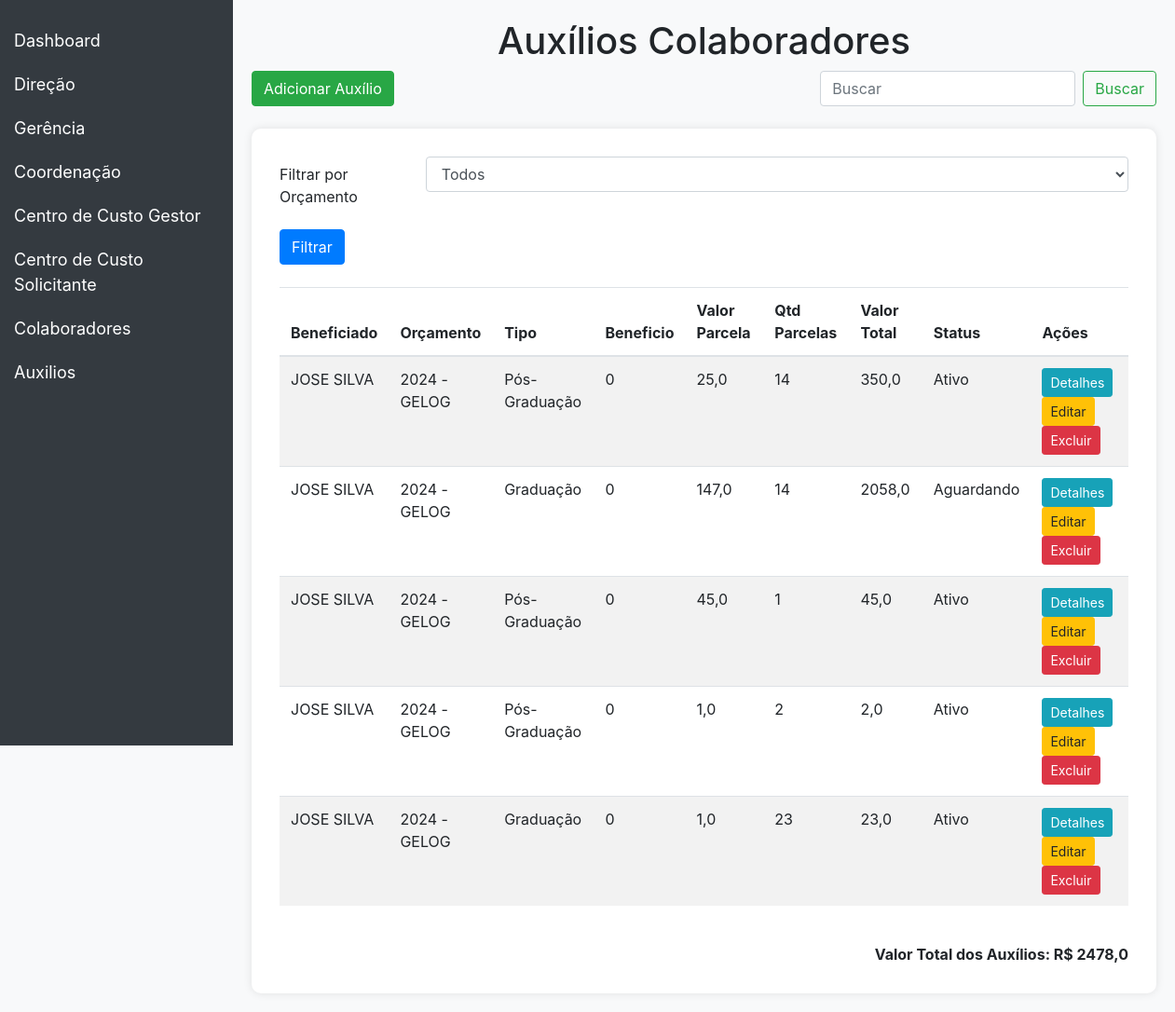
Page /auxilios/ on the committed database.
### auxilios/models.py (models this page shows, shortened)
class AuxilioColaborador(models.Model):
    baneficiado = models.ForeignKey(Colaborador, on_delete=models.PROTECT)
    orcamento = models.ForeignKey(Orcamento, related_name='auxilios_colaboradores', on_delete=models.PROTECT)
    tipo_choices = [
        ('A', 'Graduação'),
        ('B', 'Pós-Graduação'),
        ('C', 'Auxilio creche escola'),
        ('D', 'Língua estrangeira'),
    ]
    tipo = models.CharField(max_length=100, choices=tipo_choices, null=True, blank=True)
    beneficio = models.CharField(max_length=100, blank=False)
    valor_parcela = models.FloatField(null=True, blank=True)
    valor_total = models.FloatField(null=True, blank=True, editable=False)
    obs = models.CharField(max_length=200, null=True, blank=True)
    mes_inicio = models.DateField()
    qtd_parcelas = models.PositiveIntegerField()
    mes_fim = models.DateField(editable=False)
    status_choices = [
        ('aguardando', 'Aguardando'),
        ('ativo', 'Ativo'),
        ('finalizado', 'Finalizado'),
    ]
    status = models.CharField(max_length=10, choices=status_choices, default='aguardando')
    def save(self, *args, **kwargs):
        if self.valor_parcela and self.qtd_parcelas:
            self.valor_total = self.valor_parcela * self.qtd_parcelas
        if self.mes_inicio and self.qtd_parcelas:
            self.mes_fim = self.mes_inicio + relativedelta(months=self.qtd_parcelas)
        hoje = date.today()
        if hoje < self.mes_inicio:
            self.status = 'aguardando'
        elif self.mes_inicio <= hoje <= self.mes_fim:
            self.status = 'ativo'
        else:
            self.status = 'finalizado'
        if self.orcamento.classe == 'CAPEX':
            if not self.pk:
                self.orcamento.valor = F('valor') - self.valor_total
            else:
                old_instance = AuxilioColaborador.objects.get(pk=self.pk)
                self.orcamento.valor = F('valor') + old_instance.valor_total - self.valor_total
            self.orcamento.save()
        else:
            print("Orçamento não é do tipo CAPEX. Nenhuma subtração foi realizada.")
        super().save(*args, **kwargs)
    class Meta:
        verbose_name = 'Auxílio Colaborador'
        verbose_name_plural = 'Auxílios Colaboradores'

### contract/models.py (models this page shows, shortened)
class Colaborador(models.Model):
    nome_completo = models.CharField(max_length=100, null=True)
    mat = models.IntegerField(null=True, blank=True,verbose_name='Matrícula')
    direcao = models.ForeignKey(Direcao, on_delete=models.CASCADE,null=True)
    gerencia = models.ForeignKey(Gerencia, on_delete=models.SET_NULL,null=True)
    coordenacao = models.ForeignKey(Coordenacao, on_delete=models.SET_NULL,null=True)
    ramal = models.CharField(max_length=4,null=True, blank=True)
    email = models.EmailField(max_length=50,null=True, blank=True)
    class Meta:
        verbose_name = 'Colaborador'
        verbose_name_plural = 'Colaboradores'

class Orcamento(models.Model):
    ano = models.IntegerField()
    centro = models.ForeignKey(CentroDeCustoGestor, on_delete=models.CASCADE)
    CLASSE_CHOICES = [
        ('A', 'OPEX'),
        ('B', 'CAPEX'),
    ]
    classe = models.CharField(max_length=100, choices=CLASSE_CHOICES, blank=True, null=True)
    valor = models.DecimalField(max_digits=10, decimal_places=2, default=0)
    def __str__(self):
        return f"{self.ano} - {self.centro}"
    class Meta:
        verbose_name = 'Orçamento'
        verbose_name_plural = 'Orçamentos'
        unique_together = ('ano', 'centro', 'classe')

class CentroDeCustoGestor(models.Model):
    nome = models.CharField(max_length=100)
    def __str__(self):
        return self.nome

### auxilios/views.py (the view)
# urls.py: path('', AuxilioColaboradorListView.as_view(), name='auxiliocolaborador_list'),
class AuxilioColaboradorListView(ListView):
    model = AuxilioColaborador
    template_name = 'auxiliocolaborador_list.html'
    context_object_name = 'auxilios_colaboradores'
    paginate_by = 5
    def get_queryset(self):
        queryset = super().get_queryset()
        orcamento_id = self.request.GET.get('orcamento_id')
        if orcamento_id:
            queryset = queryset.filter(orcamento_id=orcamento_id)
        hoje = date.today()
        for auxilio in queryset:
            if hoje < auxilio.mes_inicio:
                auxilio.status = 'aguardando'
            elif auxilio.mes_inicio <= hoje <= auxilio.mes_fim:
                auxilio.status = 'ativo'
            else:
                auxilio.status = 'finalizado'
            auxilio.save(update_fields=['status'])
        return queryset.order_by('id')
    def get_context_data(self, **kwargs):
        context = super().get_context_data(**kwargs)
        total_auxilios = self.get_queryset().aggregate(total=Sum('valor_total'))['total'] or 0
        context['valor_total_auxilios'] = total_auxilios
        context['orcamentos'] = Orcamento.objects.all()
        return context

### auxilios/templates/auxiliocolaborador_list.html (shortened to what this page needs)
<!DOCTYPE html>
<html lang="en">
<head>
    <link href="https://stackpath.bootstrapcdn.com/bootstrap/4.5.2/css/bootstrap.min.css" rel="stylesheet">
</head>
<body>
    <div class="sidebar">
        <a href="{% url 'dashboard' %}">Dashboard</a>
        <button class="dropdown-btn">Direção
        </button>
        <button class="dropdown-btn">Gerência
        </button>
        <button class="dropdown-btn">Coordenação
        </button>
        <button class="dropdown-btn">Centro de Custo Gestor
        </button>
        <button class="dropdown-btn">Centro de Custo Solicitante
        </button>
        <button class="dropdown-btn">Colaboradores
        </button>
        <button class="dropdown-btn">Auxilios
        </button>
    </div>
<div class="content">
    <h1 class="text-center">Auxílios Colaboradores</h1>
    <div class="d-flex justify-content-between mb-4">
        <a href="{% url 'auxiliocolaborador_create' %}" class="btn btn-success">Adicionar Auxílio</a>
        <form class="form-inline" method="get" action="{% url 'auxiliocolaborador_list' %}">
            <input class="form-control mr-sm-2" type="search" name="search" placeholder="Buscar" aria-label="Buscar">
            <button class="btn btn-outline-success my-2 my-sm-0" type="submit">Buscar</button>
        </form>
    </div>
    <div class="table-container">
        <form method="get" action="{% url 'auxiliocolaborador_list' %}">
            <div class="form-group row">
                <label for="orcamento" class="col-sm-2 col-form-label">Filtrar por Orçamento</label>
                <div class="col-sm-10">
                    <select class="form-control" id="orcamento" name="orcamento_id">
                        <option value="">Todos</option>
                    </select>
                </div>
            </div>
            <button type="submit" class="btn btn-primary">Filtrar</button>
        </form>
        <table class="table table-striped mt-4">
            <thead>
                <tr>
                    <th>Beneficiado</th>
                    <th>Orçamento</th>
                    <th>Tipo</th>
                    <th>Beneficio</th>
                    <th>Valor Parcela</th>
                    <th>Qtd Parcelas</th>
                    <th>Valor Total</th>
                    <th>Status</th>
                    <th>Ações</th>
                </tr>
            </thead>
            <tbody>
                {% for auxilio in auxilios_colaboradores %}
                <tr>
                    <td>{{ auxilio.baneficiado.nome_completo }}</td>
                    <td>{{ auxilio.orcamento }}</td>
                    <td>{{ auxilio.get_tipo_display }}</td>
                    <td>{{ auxilio.beneficio }}</td>
                    <td>{{ auxilio.valor_parcela }}</td>
                    <td>{{ auxilio.qtd_parcelas }}</td>
                    <td>{{ auxilio.valor_total }}</td>
                    <td>
                        {% if auxilio.status == 'ativo' %}
                            Ativo
                        {% elif auxilio.status == 'finalizado' %}
                            Finalizado
                        {% else %}
                            Aguardando
                        {% endif %}
                    </td>
                    <td>
                        <a href="{% url 'auxiliocolaborador_detail' auxilio.pk %}" class="btn btn-info btn-sm">Detalhes</a>
                        <a href="{% url 'auxiliocolaborador_update' auxilio.pk %}" class="btn btn-warning btn-sm">Editar</a>
                        <a href="{% url 'auxiliocolaborador_delete' auxilio.pk %}" class="btn btn-danger btn-sm">Excluir</a>
                    </td>
                </tr>
                {% empty %}
                <tr>
                    <td colspan="8" class="text-center">Nenhum auxílio encontrado.</td>
                </tr>
                {% endfor %}
            </tbody>
        </table>
        <div class="text-right mt-4">
            <strong>Valor Total dos Auxílios: R$ {{ valor_total_auxilios }}</strong>
        </div>
    </div>
</div>
</body>
</html>

### auxilios/templates/auxiliocolaborador_list.html (style rules this page uses)
body { display: flex; min-height: 100vh; background-color: #f8f9fa; }
.sidebar { width: 250px; background-color: #343a40; height: 100vh; position: fixed; padding-top: 20px; }
.sidebar a, .dropdown-btn { padding: 10px 15px; text-align: left; font-size: 18px; color: white; display: block; text-decoration: none; }
.dropdown-btn { border: none; background: none; outline: none; cursor: pointer; }
.content { margin-left: 250px; padding: 20px; flex: 1; }
.table-container { background-color: #ffffff; padding: 30px; border-radius: 10px; box-shadow: 0 0 10px rgba(0, 0, 0, 0.1); }

### rows in the picture
AuxilioColaborador: baneficiado.nome_completo "JOSE SILVA", orcamento "2024 - GELOG", tipo "Pós-Graduação", beneficio "0", valor_parcela "25,0", qtd_parcelas "14", valor_total "350,0", status "Ativo"
AuxilioColaborador: baneficiado.nome_completo "JOSE SILVA", orcamento "2024 - GELOG", tipo "Graduação", beneficio "0", valor_parcela "147,0", qtd_parcelas "14", valor_total "2058,0", status "Aguardando"
AuxilioColaborador: baneficiado.nome_completo "JOSE SILVA", orcamento "2024 - GELOG", tipo "Pós-Graduação", beneficio "0", valor_parcela "45,0", qtd_parcelas "1", valor_total "45,0", status "Ativo"
AuxilioColaborador: baneficiado.nome_completo "JOSE SILVA", orcamento "2024 - GELOG", tipo "Pós-Graduação", beneficio "0", valor_parcela "1,0", qtd_parcelas "2", valor_total "2,0", status "Ativo"
AuxilioColaborador: baneficiado.nome_completo "JOSE SILVA", orcamento "2024 - GELOG", tipo "Graduação", beneficio "0", valor_parcela "1,0", qtd_parcelas "23", valor_total "23,0", status "Ativo"

### other values in the picture
{{ valor_total_auxilios }} "2478,0"
